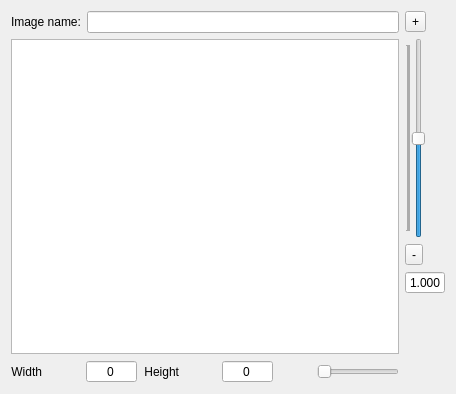
<?xml version="1.0" encoding="UTF-8"?>
<ui version="4.0">
 <class>ImageWidget</class>
 <widget class="QWidget" name="ImageWidget">
  <property name="geometry">
   <rect>
    <x>0</x>
    <y>0</y>
    <width>456</width>
    <height>394</height>
   </rect>
  </property>
  <property name="minimumSize">
   <size>
    <width>450</width>
    <height>0</height>
   </size>
  </property>
  <property name="windowTitle">
   <string>Image</string>
  </property>
  <property name="autoFillBackground">
   <bool>true</bool>
  </property>
  <layout class="QHBoxLayout" name="horizontalLayout">
   <item>
    <layout class="QVBoxLayout" name="verticalLayout">
     <item>
      <layout class="QHBoxLayout" name="nameHLayout">
       <item>
        <widget class="QLabel" name="nameLabel">
         <property name="text">
          <string>Image name:</string>
         </property>
        </widget>
       </item>
       <item>
        <widget class="QLineEdit" name="nameLE">
         <property name="readOnly">
          <bool>true</bool>
         </property>
        </widget>
       </item>
      </layout>
     </item>
     <item>
      <widget class="QGraphicsView" name="imgGV">
       <property name="minimumSize">
        <size>
         <width>300</width>
         <height>300</height>
        </size>
       </property>
      </widget>
     </item>
     <item>
      <layout class="QHBoxLayout" name="sizeHLayout">
       <item>
        <layout class="QHBoxLayout" name="widthLayout">
         <item>
          <widget class="QLabel" name="widthLabel">
           <property name="sizePolicy">
            <sizepolicy hsizetype="Minimum" vsizetype="Preferred">
             <horstretch>0</horstretch>
             <verstretch>0</verstretch>
            </sizepolicy>
           </property>
           <property name="text">
            <string>Width</string>
           </property>
           <property name="alignment">
            <set>Qt::AlignRight|Qt::AlignTrailing|Qt::AlignVCenter</set>
           </property>
          </widget>
         </item>
         <item>
          <spacer name="widthSpacer">
           <property name="orientation">
            <enum>Qt::Horizontal</enum>
           </property>
           <property name="sizeHint" stdset="0">
            <size>
             <width>40</width>
             <height>20</height>
            </size>
           </property>
          </spacer>
         </item>
         <item>
          <widget class="QSpinBox" name="widthSpin">
           <property name="sizePolicy">
            <sizepolicy hsizetype="Maximum" vsizetype="Fixed">
             <horstretch>0</horstretch>
             <verstretch>0</verstretch>
            </sizepolicy>
           </property>
           <property name="alignment">
            <set>Qt::AlignCenter</set>
           </property>
           <property name="readOnly">
            <bool>true</bool>
           </property>
           <property name="buttonSymbols">
            <enum>QAbstractSpinBox::NoButtons</enum>
           </property>
           <property name="suffix">
            <string/>
           </property>
           <property name="maximum">
            <number>1000000</number>
           </property>
           <property name="singleStep">
            <number>1</number>
           </property>
          </widget>
         </item>
        </layout>
       </item>
       <item>
        <layout class="QHBoxLayout" name="heightLayout">
         <item>
          <widget class="QLabel" name="heightLabel">
           <property name="sizePolicy">
            <sizepolicy hsizetype="Minimum" vsizetype="Preferred">
             <horstretch>0</horstretch>
             <verstretch>0</verstretch>
            </sizepolicy>
           </property>
           <property name="text">
            <string>Height</string>
           </property>
           <property name="alignment">
            <set>Qt::AlignRight|Qt::AlignTrailing|Qt::AlignVCenter</set>
           </property>
          </widget>
         </item>
         <item>
          <spacer name="sizeHColSpacer">
           <property name="orientation">
            <enum>Qt::Horizontal</enum>
           </property>
           <property name="sizeHint" stdset="0">
            <size>
             <width>40</width>
             <height>20</height>
            </size>
           </property>
          </spacer>
         </item>
         <item>
          <widget class="QSpinBox" name="heightSpin">
           <property name="sizePolicy">
            <sizepolicy hsizetype="Maximum" vsizetype="Fixed">
             <horstretch>0</horstretch>
             <verstretch>0</verstretch>
            </sizepolicy>
           </property>
           <property name="alignment">
            <set>Qt::AlignCenter</set>
           </property>
           <property name="readOnly">
            <bool>true</bool>
           </property>
           <property name="buttonSymbols">
            <enum>QAbstractSpinBox::NoButtons</enum>
           </property>
           <property name="maximum">
            <number>1000000</number>
           </property>
          </widget>
         </item>
        </layout>
       </item>
       <item>
        <spacer name="sizeHSpacer">
         <property name="orientation">
          <enum>Qt::Horizontal</enum>
         </property>
         <property name="sizeHint" stdset="0">
          <size>
           <width>40</width>
           <height>20</height>
          </size>
         </property>
        </spacer>
       </item>
       <item>
        <widget class="QSlider" name="scndLayerOpacityHSlider">
         <property name="orientation">
          <enum>Qt::Horizontal</enum>
         </property>
        </widget>
       </item>
      </layout>
     </item>
    </layout>
   </item>
   <item>
    <layout class="QVBoxLayout" name="zoomVLayout">
     <item>
      <widget class="QToolButton" name="zoomInBtn">
       <property name="sizePolicy">
        <sizepolicy hsizetype="Fixed" vsizetype="Fixed">
         <horstretch>0</horstretch>
         <verstretch>0</verstretch>
        </sizepolicy>
       </property>
       <property name="text">
        <string>+</string>
       </property>
       <property name="icon">
        <iconset resource="../sources.qrc">
         <normaloff>:/icons/zoom_in_ic.png</normaloff>:/icons/zoom_in_ic.png</iconset>
       </property>
       <property name="toolButtonStyle">
        <enum>Qt::ToolButtonTextOnly</enum>
       </property>
      </widget>
     </item>
     <item>
      <widget class="QSlider" name="zoomVSlider">
       <property name="sizePolicy">
        <sizepolicy hsizetype="Fixed" vsizetype="Expanding">
         <horstretch>0</horstretch>
         <verstretch>0</verstretch>
        </sizepolicy>
       </property>
       <property name="minimumSize">
        <size>
         <width>0</width>
         <height>200</height>
        </size>
       </property>
       <property name="minimum">
        <number>0</number>
       </property>
       <property name="maximum">
        <number>2000</number>
       </property>
       <property name="singleStep">
        <number>10</number>
       </property>
       <property name="pageStep">
        <number>100</number>
       </property>
       <property name="value">
        <number>1000</number>
       </property>
       <property name="tickPosition">
        <enum>QSlider::TicksAbove</enum>
       </property>
       <property name="tickInterval">
        <number>10</number>
       </property>
      </widget>
     </item>
     <item>
      <widget class="QToolButton" name="zoomOutBtn">
       <property name="text">
        <string>-</string>
       </property>
       <property name="icon">
        <iconset resource="../sources.qrc">
         <normaloff>:/icons/zoom_out_ic.png</normaloff>:/icons/zoom_out_ic.png</iconset>
       </property>
       <property name="toolButtonStyle">
        <enum>Qt::ToolButtonTextOnly</enum>
       </property>
      </widget>
     </item>
     <item>
      <widget class="QDoubleSpinBox" name="zoomKoeffSB">
       <property name="sizePolicy">
        <sizepolicy hsizetype="Fixed" vsizetype="Fixed">
         <horstretch>0</horstretch>
         <verstretch>0</verstretch>
        </sizepolicy>
       </property>
       <property name="maximumSize">
        <size>
         <width>40</width>
         <height>16777215</height>
        </size>
       </property>
       <property name="alignment">
        <set>Qt::AlignCenter</set>
       </property>
       <property name="readOnly">
        <bool>true</bool>
       </property>
       <property name="buttonSymbols">
        <enum>QAbstractSpinBox::NoButtons</enum>
       </property>
       <property name="decimals">
        <number>3</number>
       </property>
       <property name="minimum">
        <double>-4.000000000000000</double>
       </property>
       <property name="maximum">
        <double>4.000000000000000</double>
       </property>
       <property name="singleStep">
        <double>0.050000000000000</double>
       </property>
       <property name="value">
        <double>1.000000000000000</double>
       </property>
      </widget>
     </item>
     <item>
      <spacer name="zoomVSpacer">
       <property name="orientation">
        <enum>Qt::Vertical</enum>
       </property>
       <property name="sizeHint" stdset="0">
        <size>
         <width>20</width>
         <height>40</height>
        </size>
       </property>
      </spacer>
     </item>
    </layout>
   </item>
  </layout>
  <action name="actionZoom_In">
   <property name="icon">
    <iconset resource="../sources.qrc">
     <normaloff>:/icons/zoom_in_ic.png</normaloff>:/icons/zoom_in_ic.png</iconset>
   </property>
   <property name="text">
    <string>Zoom In</string>
   </property>
   <property name="toolTip">
    <string>Zoom in the image</string>
   </property>
   <property name="shortcut">
    <string>Meta+=</string>
   </property>
  </action>
  <action name="actionZoom_Out">
   <property name="icon">
    <iconset resource="../sources.qrc">
     <normaloff>:/icons/zoom_out_ic.png</normaloff>:/icons/zoom_out_ic.png</iconset>
   </property>
   <property name="text">
    <string>Zoom Out</string>
   </property>
   <property name="toolTip">
    <string>Zoom out the image</string>
   </property>
   <property name="shortcut">
    <string>Meta+-</string>
   </property>
  </action>
 </widget>
 <resources>
  <include location="../sources.qrc"/>
 </resources>
 <connections>
  <connection>
   <sender>zoomInBtn</sender>
   <signal>clicked()</signal>
   <receiver>actionZoom_In</receiver>
   <slot>trigger()</slot>
   <hints>
    <hint type="sourcelabel">
     <x>412</x>
     <y>197</y>
    </hint>
    <hint type="destinationlabel">
     <x>-1</x>
     <y>-1</y>
    </hint>
   </hints>
  </connection>
  <connection>
   <sender>zoomOutBtn</sender>
   <signal>clicked()</signal>
   <receiver>actionZoom_Out</receiver>
   <slot>trigger()</slot>
   <hints>
    <hint type="sourcelabel">
     <x>411</x>
     <y>23</y>
    </hint>
    <hint type="destinationlabel">
     <x>-1</x>
     <y>-1</y>
    </hint>
   </hints>
  </connection>
 </connections>
</ui>
